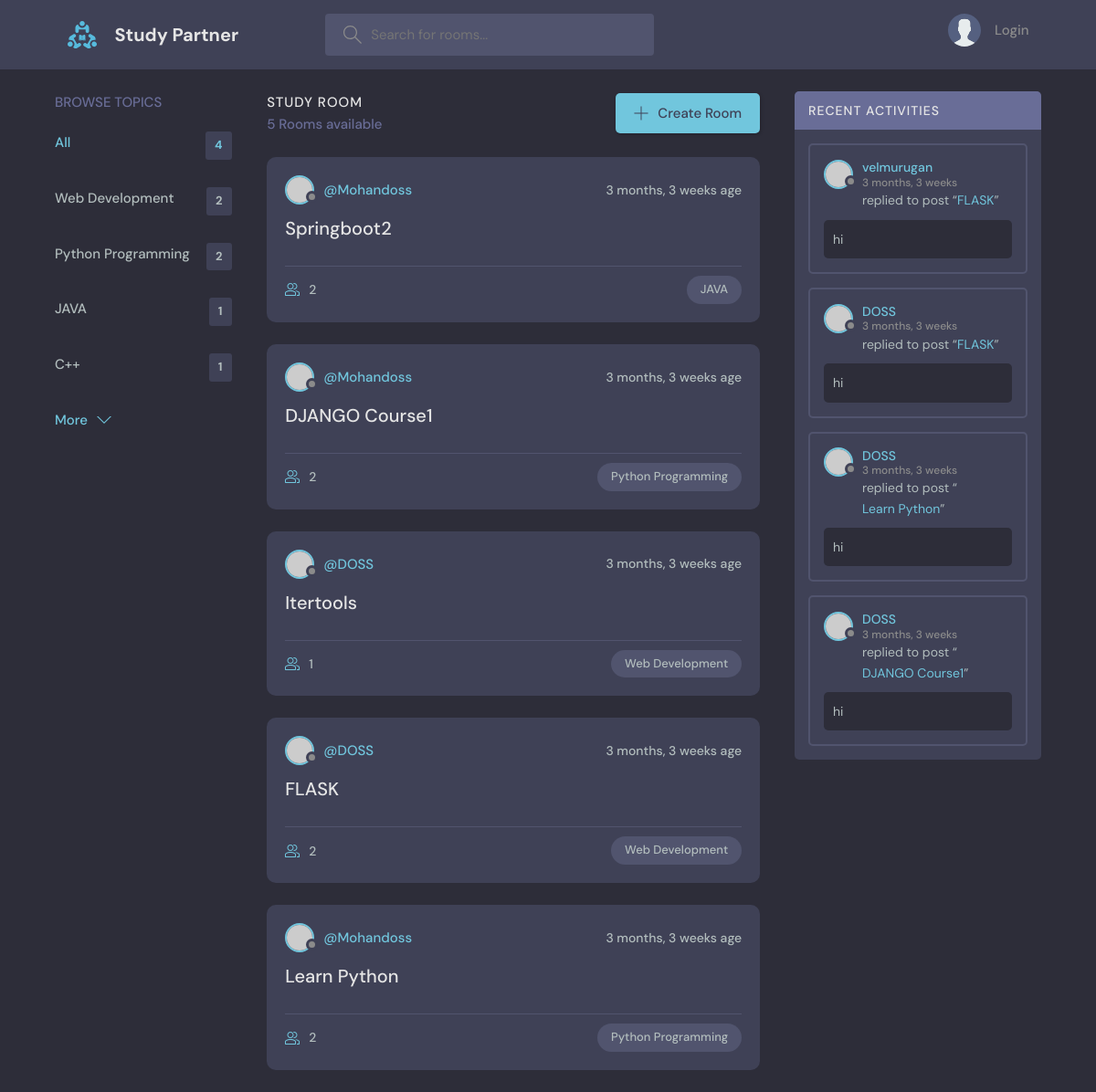
The app's page /, older data.
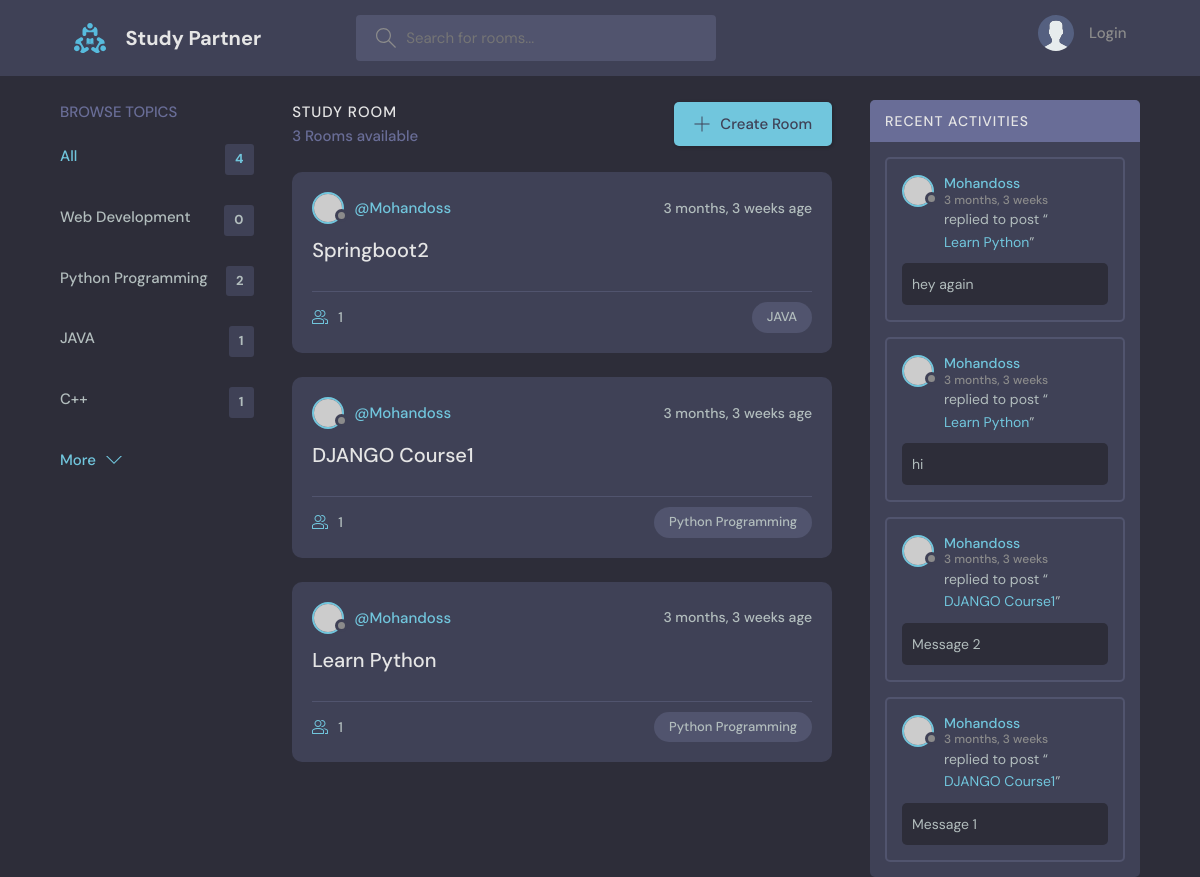
The same page, newer data.
### base/models.py (models this page shows, shortened)
class Topic(models.Model):
  name=models.CharField(max_length=200)

class Room(models.Model):
  host = models.ForeignKey(User,on_delete=models.SET_NULL,null=True)
  topic = models.ForeignKey(Topic,on_delete=models.SET_NULL,null=True)
  name = models.CharField(max_length=200)
  description = models.TextField(null=True,blank=True)
  participants = models.ManyToManyField(User,related_name='participants',blank=True)
  updated = models.DateTimeField(auto_now=True)
  created = models.DateTimeField(auto_now_add=True)
  class Meta:
    ordering = ['-updated','-created']
  def __str__(self):
    return str(self.name)

class Message(models.Model):
  user = models.ForeignKey(User,on_delete=models.CASCADE)
  room = models.ForeignKey(Room,on_delete=models.CASCADE)
  body = models.TextField()
  updated = models.DateTimeField(auto_now=True)
  created = models.DateTimeField(auto_now_add=True)
  class Meta:
    ordering = ['-updated','-created']

### base/views.py (the view)
# urls.py: path('',views.home,name="home"),
def home(request):
  q = request.GET.get('q') if request.GET.get('q') != None else ' '
  rooms = Room.objects.filter(
    Q(topic__name__icontains=q) |
    Q(name__icontains=q)|
    Q(description__icontains=q)
  )
  topics=Topic.objects.all()[0:5]
  room_count=rooms.count()
  room_messages = Message.objects.filter(Q(room__topic__name__icontains=q))
  room_messages=room_messages[0:4]
  context={'rooms':rooms,'topics':topics,'room_count':room_count,'room_messages':room_messages}
  return render(request,'base/home.html',context)

### base/templates/base/home.html (shortened to what this page needs)
{% extends "main.html" %}
{% block content %}
    <main class="layout layout--3">
      <div class="container">
        {% include "base/topic_component.html" %}
        <div class="roomList">
          <div class="roomList__header">
            <div>
              <h2>Study Room</h2>
              <p>{{rooms.count}} Rooms available</p>
            </div>
            <a class="btn btn--main" href="{% url 'create-room' %}">
              <svg version="1.1" xmlns="http://www.w3.org/2000/svg" width="32" height="32" viewBox="0 0 32 32">
                <title>add</title>
                <path
                  d="M16.943 0.943h-1.885v14.115h-14.115v1.885h14.115v14.115h1.885v-14.115h14.115v-1.885h-14.115v-14.115z"
                ></path>
              </svg>
              Create Room
            </a>
          </div>
          {% include "base/feed_component.html" %}
        </div>
          {% include "base/activity_component.html" %}
      </div>
    </main>
    {% endblock content %}

### base/templates/base/topic_component.html
<div class="topics">
  <div class="topics__header">
    <h2>Browse Topics</h2>
  </div>
  <ul class="topics__list">
    <li>
      <a href="{% url 'home' %}" class="active">All <span>{{topics.count}}</span></a>
    </li>
      {% for topic in topics  %}
      <li>
        <a href="{% url 'home' %}?q={{topic.name}}">{{topic.name}} <span>{{topic.room_set.all.count}}</span></a>
      </li>
      {% endfor %}
  </ul>
  <a class="btn btn--link" href="{% url 'topics' %}">
    More
    <svg version="1.1" xmlns="http://www.w3.org/2000/svg" width="32" height="32" viewBox="0 0 32 32">
      <title>chevron-down</title>
      <path d="M16 21l-13-13h-3l16 16 16-16h-3l-13 13z"></path>
    </svg>
  </a>
</div>

### base/templates/base/feed_component.html (shortened to what this page needs)
{% for room in rooms %}
<div class="roomListRoom">
  <div class="roomListRoom__header">
    <a href="{% url 'user-profile' room.host.id %}" class="roomListRoom__author">
      <div class="avatar avatar--small">
        <img src="https://randomuser.me/api/portraits/men/7.jpg" />
      </div>
      <span>@{{room.host.username}}</span>
    </a>
    <div class="roomListRoom__actions">
      <span>{{room.created|timesince}} age</span>
    </div>
  </div>
  <div class="roomListRoom__content">
    <a href="{% url 'room' room.id %}">{{room.name}}</a>
  </div>
  <div class="roomListRoom__meta">
    <a href="{% url 'room' room.id%}" class="roomListRoom__joined">
      {{room.participants.all.count}}
    </a>
    <p class="roomListRoom__topic">{{room.topic.name}}</p>
  </div>
</div>
{% endfor%}

### base/templates/base/activity_component.html (shortened to what this page needs)
<div class="activities">
  <div class="activities__header">
    <h2>Recent Activities</h2>
  </div>
  {% for message in room_messages  %}
  <div class="activities__box">
    <div class="activities__boxHeader roomListRoom__header">
      <a href="{% url 'user-profile' message.user.id %}" class="roomListRoom__author">
        <div class="avatar avatar--small">
          <img src="https://randomuser.me/api/portraits/women/11.jpg" />
        </div>
        <p>
          {{message.user}}
          <span>{{message.created|timesince}}</span>
        </p>
      </a>
    </div>
    <div class="activities__boxContent">
      <p>replied to post “<a href="{% url 'room' message.room.id %}">{{message.room}}</a>”</p>
      <div class="activities__boxRoomContent">
        {{message.body}}
      </div>
    </div>
  </div>
  {% endfor %}
</div>

Row changes from the older to the newer data that the page shows:
removed Room: host.username "DOSS", created "3 months, 3 weeks", name "Itertools", participants.all.count "1", topic.name "Web Development"
removed Room: host.username "DOSS", created "3 months, 3 weeks", name "FLASK", participants.all.count "2", topic.name "Web Development"
removed Message: user "velmurugan", created "3 months, 3 weeks", room "FLASK", body "hi"
removed Message: user "DOSS", created "3 months, 3 weeks", room "FLASK", body "hi"
removed Message: user "DOSS", created "3 months, 3 weeks", room "Learn Python", body "hi"
removed Message: user "DOSS", created "3 months, 3 weeks", room "DJANGO Course1", body "hi"
computed for Topic "Web Development": room_set.all.count "2" → "0"
computed for Room "Springboot2": participants.all.count "2" → "1"
computed for Room "DJANGO Course1": participants.all.count "2" → "1"
computed for Room "Learn Python": participants.all.count "2" → "1"
now on this page (row unchanged): Message: user "Mohandoss", created "3 months, 3 weeks", room "Learn Python", body "hey again"
now on this page (row unchanged): Message: user "Mohandoss", created "3 months, 3 weeks", room "Learn Python", body "hi"
now on this page (row unchanged): Message: user "Mohandoss", created "3 months, 3 weeks", room "DJANGO Course1", body "Message 2"
now on this page (row unchanged): Message: user "Mohandoss", created "3 months, 3 weeks", room "DJANGO Course1", body "Message 1"
Text that changed along with them:
{{ rooms.count }}: "5" → "3"
